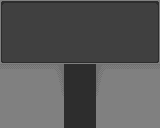

The image is a tile-based game level rendered from a .tmx file. Its description and complete source (layers, tilesets, objects, tile grids) follow:
An orthogonal 5x4 tile map with 32x32 px tiles, 4 tile layers (Background, Obstacles, Foreground, Doors).

<map version="1.10" tiledversion="1.10.1" orientation="orthogonal" renderorder="left-down" width="5" height="4" tilewidth="32" tileheight="32" infinite="0" nextlayerid="5" nextobjectid="1">
 <editorsettings>
  <export target="base.xml" format="tmx" />
 </editorsettings>
 <tileset firstgid="1" source="Base_tileset.tsx" />
 <layer id="1" name="Background" width="5" height="4">
  <data encoding="csv">
0,0,0,0,0,
0,0,0,0,0,
0,0,211,0,0,
0,0,211,0,0
</data>
 </layer>
 <layer id="2" name="Obstacles" width="5" height="4">
  <data encoding="csv">
2,3,3,3,4,
22,23,23,23,24,
33,36,0,35,33,
34,34,0,34,34
</data>
 </layer>
 <layer id="3" name="Foreground" width="5" height="4">
  <data encoding="csv">
0,0,0,0,0,
0,0,23,0,0,
0,0,0,0,0,
0,0,0,0,0
</data>
 </layer>
 <layer id="4" name="Doors" width="5" height="4">
  <data encoding="csv">
0,0,0,0,0,
0,0,0,0,0,
0,0,211,0,0,
0,0,0,0,0
</data>
 </layer>
</map>
